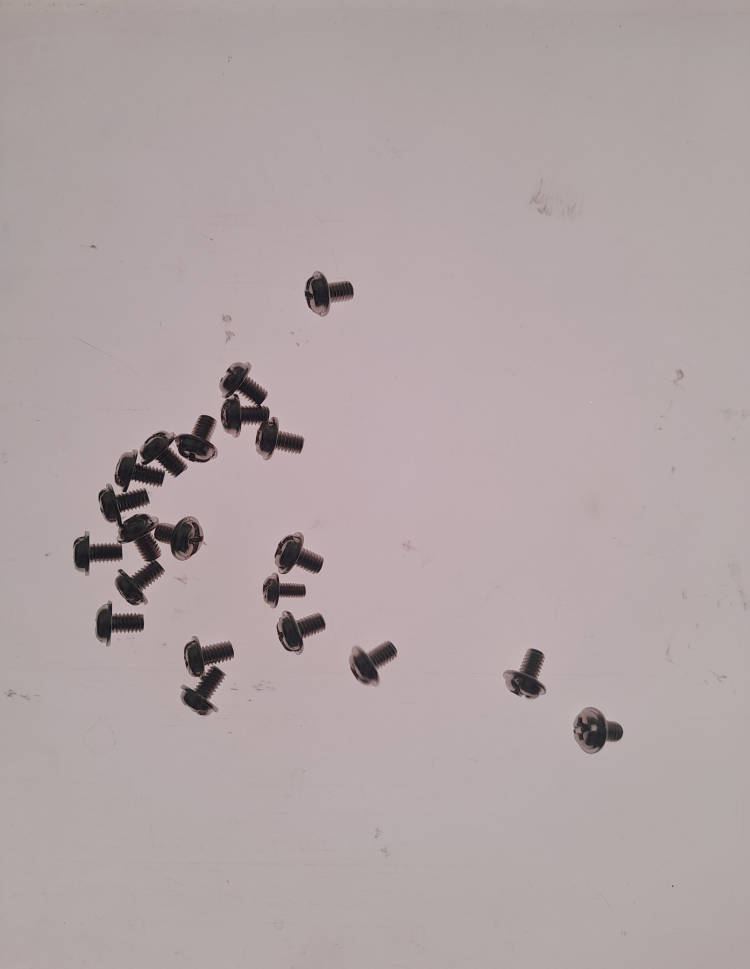
#> input picture original_datasets/ScrewAndBolt_20240713/20240713_193135.jpg, 3000 x 3876 px, found by its file name (shown at 1/4 size); its folder holds 4 pictures in this run
$ python non_ai.py
#> lines starting #> are read from the running program, lines starting #| are printed output that depends on the picture; after the words box and inside, x2 and y2 are one past the last pixel; in counts of white or black regions, pixels touching at a corner belong together
import cv2
import numpy as np
import os

def process_image(image_path, output_dir):
    # Read the image
    image = cv2.imread(image_path)
#> image is the input picture: shape (3876, 3000, 3); mean B, G, R 165.1, 164.1, 176.7
    gray = cv2.cvtColor(image, cv2.COLOR_BGR2GRAY)

    # Apply Gaussian blur
    blurred = cv2.GaussianBlur(gray, (5, 5), 0)
    # Edge detection and finding contours
    edged = cv2.Canny(blurred, 30, 150)
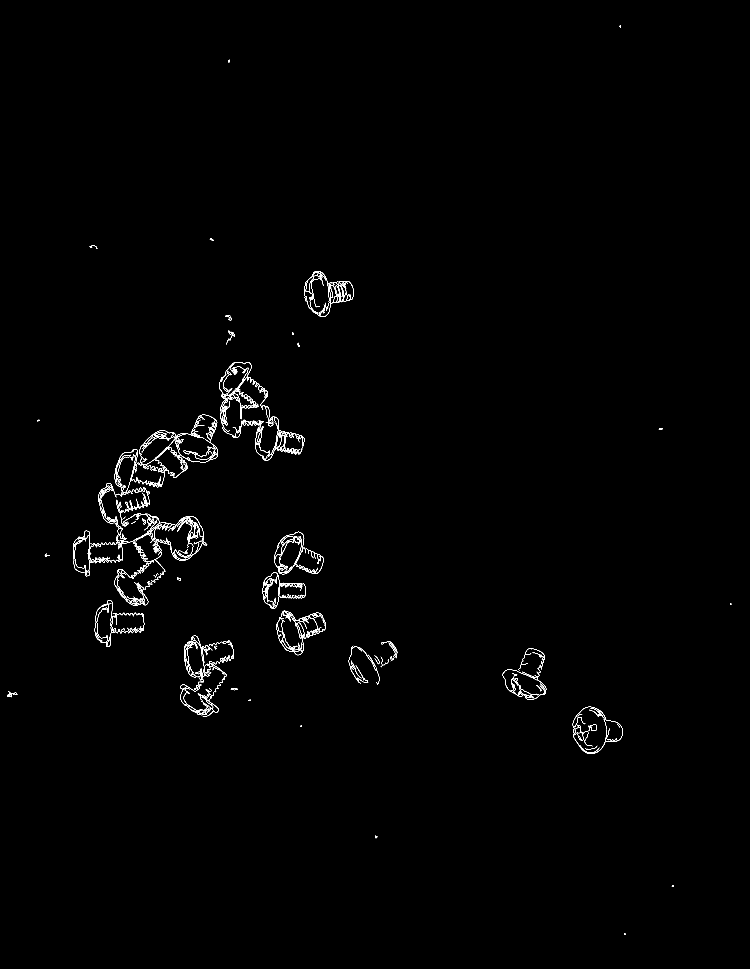
#> edged: shape (3876, 3000) (shown at 1/4 size); 0.4% white in thin lines or dots
    contours, _ = cv2.findContours(edged, cv2.RETR_EXTERNAL, cv2.CHAIN_APPROX_SIMPLE)
#> contours = 615 contours, 453 with area under 20; largest, box (x1, y1, x2, y2) and area: (1050, 2290, 1132, 2434) 7362, (699, 1758, 866, 1850) 328, (834, 1689, 863, 1759) 322, (581, 2057, 631, 2095) 310, (1158, 2332, 1223, 2393) 287

    # Draw contours
    output_image = image.copy()
    num_items = len(contours)
#> num_items = 615
    num_masks = 0

    for contour in contours:
        x, y, w, h = cv2.boundingRect(contour)
        cv2.rectangle(output_image, (x, y), (x + w, y + h), (0, 255, 0), 2)
        num_masks += 1
#> this loop made 615 passes
#> (x, y, w, h) on passes 1 to 3: (2496, 3734, 7, 5), (2687, 3541, 7, 7), (1500, 3343, 9, 11)
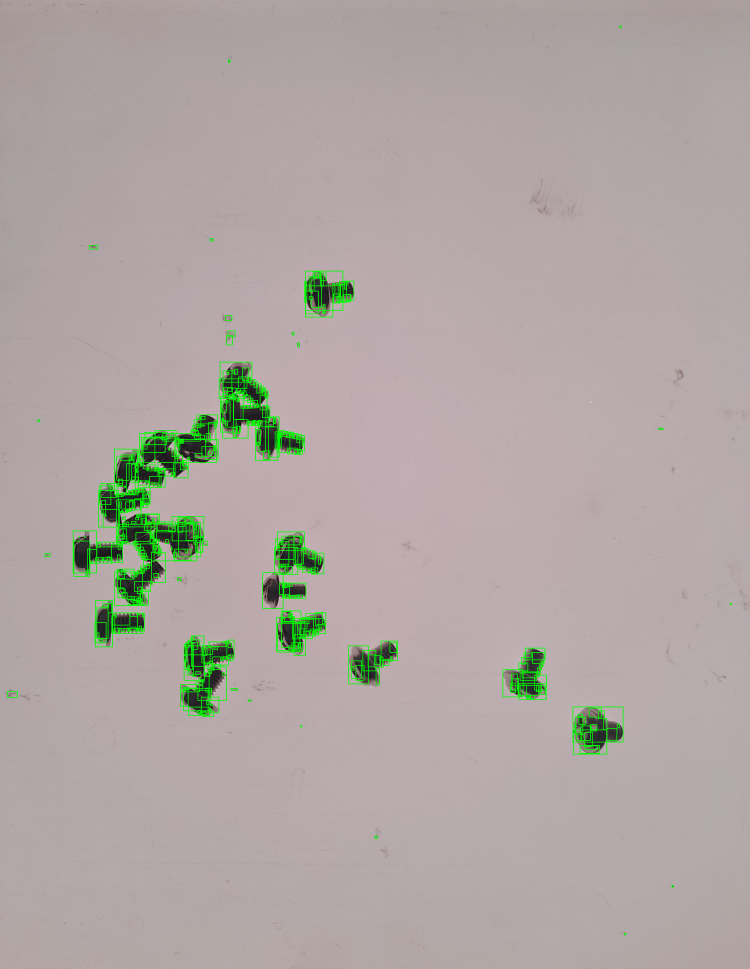
#> output_image: shape (3876, 3000, 3) (shown at 1/4 size); mean B, G, R 163.6, 166.5, 175
#> after the loop, num_masks = 615

    # Add text annotation
    cv2.putText(output_image, f"Items Count: {num_items}", (10, 30), cv2.FONT_HERSHEY_SIMPLEX, 1, (0, 255, 255), 2, cv2.LINE_AA)
    cv2.putText(output_image, f"Masks Count: {num_masks}", (10, 70), cv2.FONT_HERSHEY_SIMPLEX, 1, (255, 0, 255), 2, cv2.LINE_AA)

    # Save the result
    if not os.path.exists(output_dir):
        os.makedirs(output_dir)

    filename = os.path.basename(image_path)
    output_path = os.path.join(output_dir, filename)
    cv2.imwrite(output_path, output_image)

    # Return the number of items detected
    return num_items, num_masks

def process_directory(input_dir, output_dir):
    for filename in os.listdir(input_dir):
        if filename.endswith(".jpg"):
            image_path = os.path.join(input_dir, filename)
            items_count, masks_count = process_image(image_path, output_dir)
#> items_count = 615; masks_count = 615
            print(f"Processed {filename}: {items_count} items detected, {masks_count} masks drawn")
#| Processed 20240713_193135.jpg: 615 items detected, 615 masks drawn
#> pass 2 of the loop in process_directory, `for filename in os.listdir(input_dir):`:
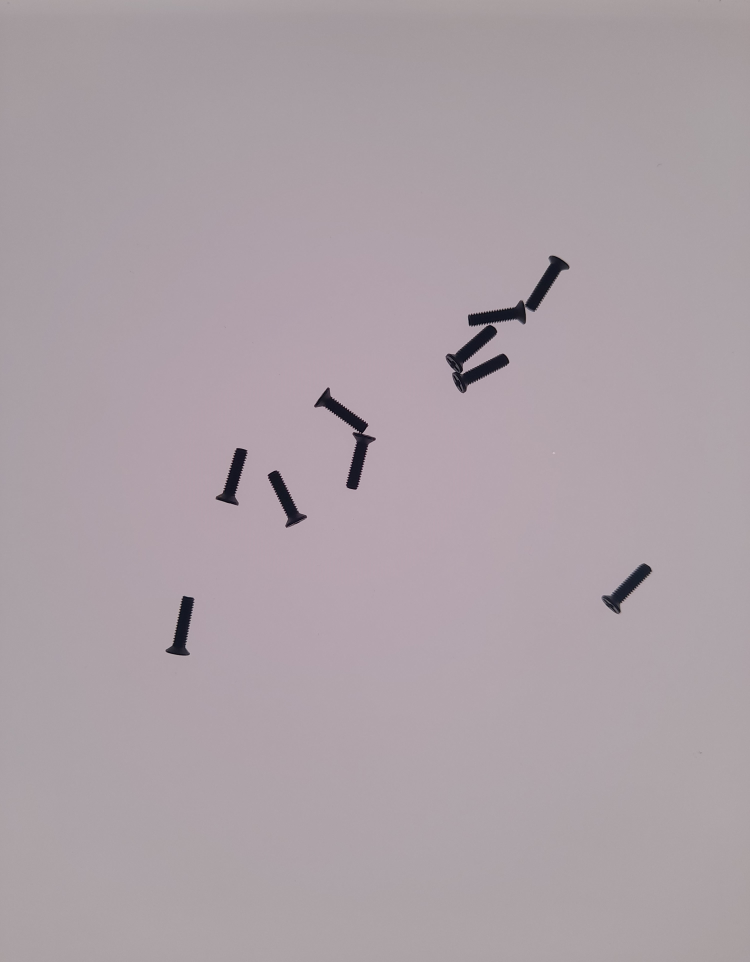
#> input picture original_datasets/ScrewAndBolt_20240713/20240713_193659.jpg, 3000 x 3848 px, found by its file name (shown at 1/4 size)
#> in process_image, image is the input picture: shape (3848, 3000, 3); mean B, G, R 166.6, 160.5, 171.8
#> gray: shape (3848, 3000)
#> blurred: shape (3848, 3000)
#> in process_image (call 2), `edged = cv2.Canny(blurred, 30, 150)`:
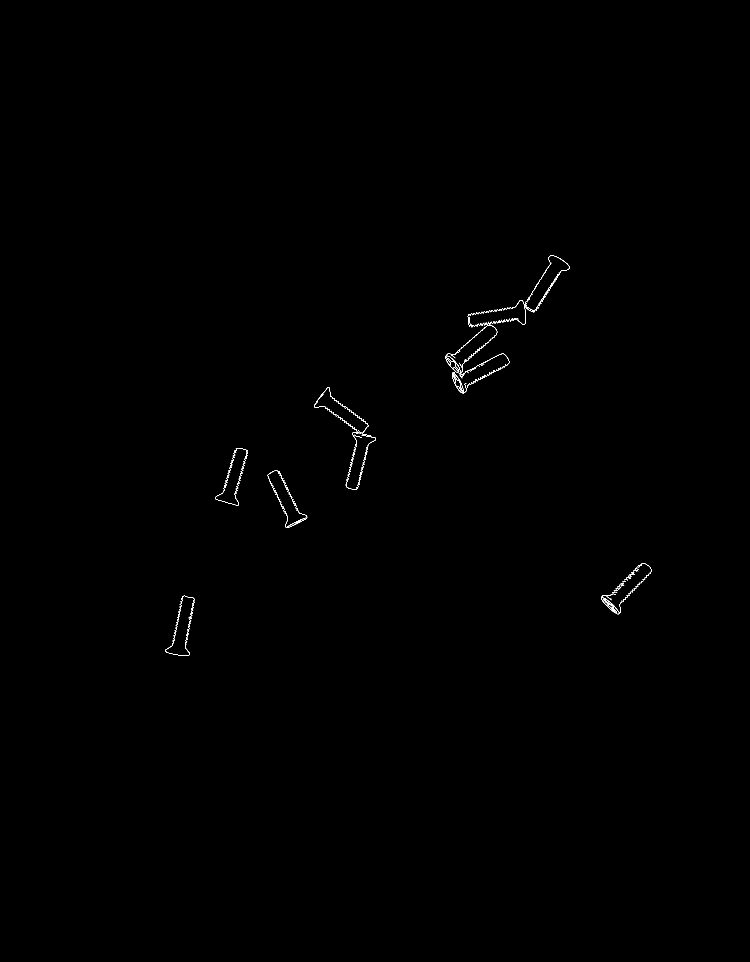
#> edged: shape (3848, 3000) (shown at 1/4 size); 0.1% white in thin lines or dots, all inside (x1, y1, x2, y2) = (662, 1022, 2607, 2623)
#> contours = 177 contours, 141 with area under 20; largest, box (x1, y1, x2, y2) and area: (1383, 1740, 1503, 1959) 168, (1809, 1414, 2037, 1573) 157, (1782, 1300, 1989, 1486) 140, (911, 1792, 992, 1899) 105, (862, 1883, 973, 2023) 99
#> num_items = 177
#> the loop in process_image (call 2), `for contour in contours:` made 177 passes
#> (x, y, w, h) on passes 1 to 3: (662, 2555, 98, 68), (740, 2553, 10, 20), (744, 2532, 10, 20)
#| Processed 20240713_193659.jpg: 177 items detected, 177 masks drawn
#> pass 3 of the loop in process_directory, `for filename in os.listdir(input_dir):`:
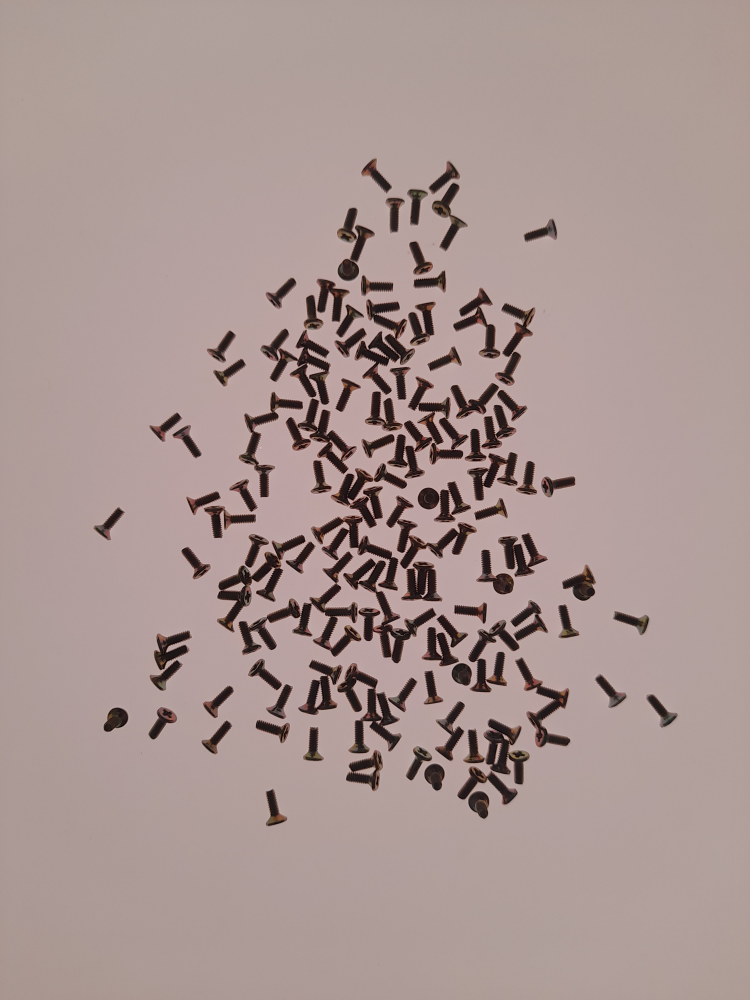
#> input picture original_datasets/ScrewAndBolt_20240713/20240713_193831.jpg, 3000 x 4000 px, found by its file name (shown at 1/4 size)
#> in process_image, image is the input picture: shape (4000, 3000, 3); mean B, G, R 145.1, 148.4, 167.7
#> gray: shape (4000, 3000)
#> blurred: shape (4000, 3000)
#> in process_image (call 3), `edged = cv2.Canny(blurred, 30, 150)`:
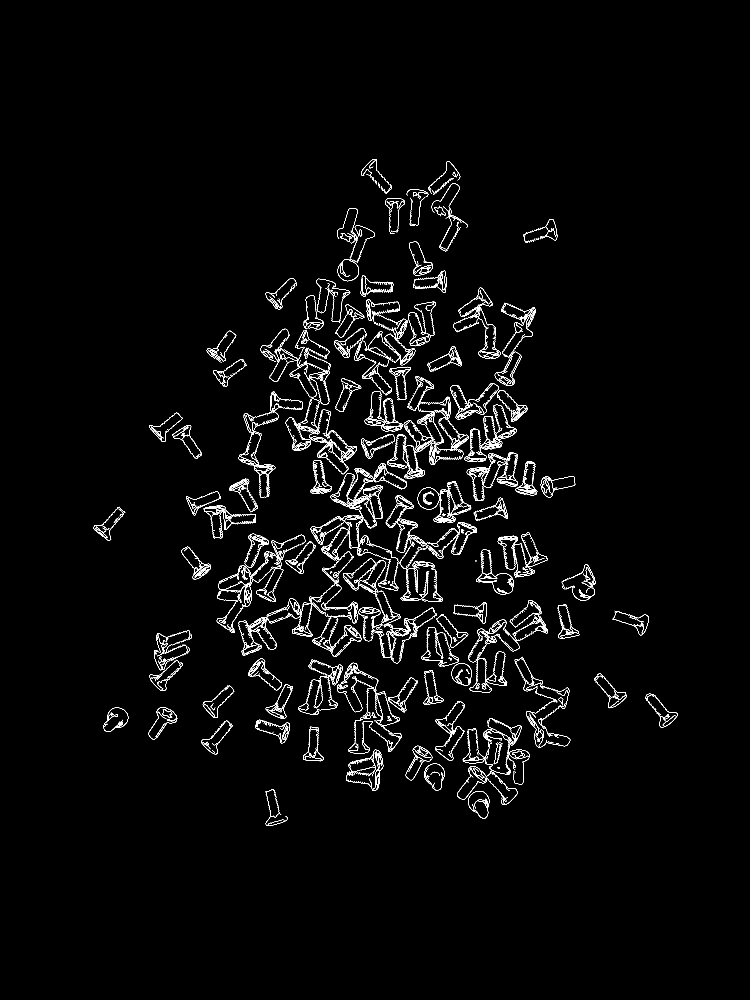
#> edged: shape (4000, 3000) (shown at 1/4 size); 1.3% white in thin lines or dots, all inside (x1, y1, x2, y2) = (374, 636, 2711, 3304)
#> contours = 3095 contours, 2537 with area under 20; largest, box (x1, y1, x2, y2) and area: (1873, 3164, 1957, 3274) 6604, (414, 2830, 513, 2927) 6356, (1697, 3054, 1779, 3162) 6164, (1671, 1950, 1758, 2038) 5844, (1350, 1036, 1436, 1125) 5576
#> num_items = 3095
#> the loop in process_image (call 3), `for contour in contours:` made 3095 passes
#> (x, y, w, h) on passes 1 to 3: (1071, 3279, 66, 22), (1084, 3253, 29, 17), (2015, 3210, 4, 6)
#> after the loop in process_image (call 3), `for contour in contours:`:
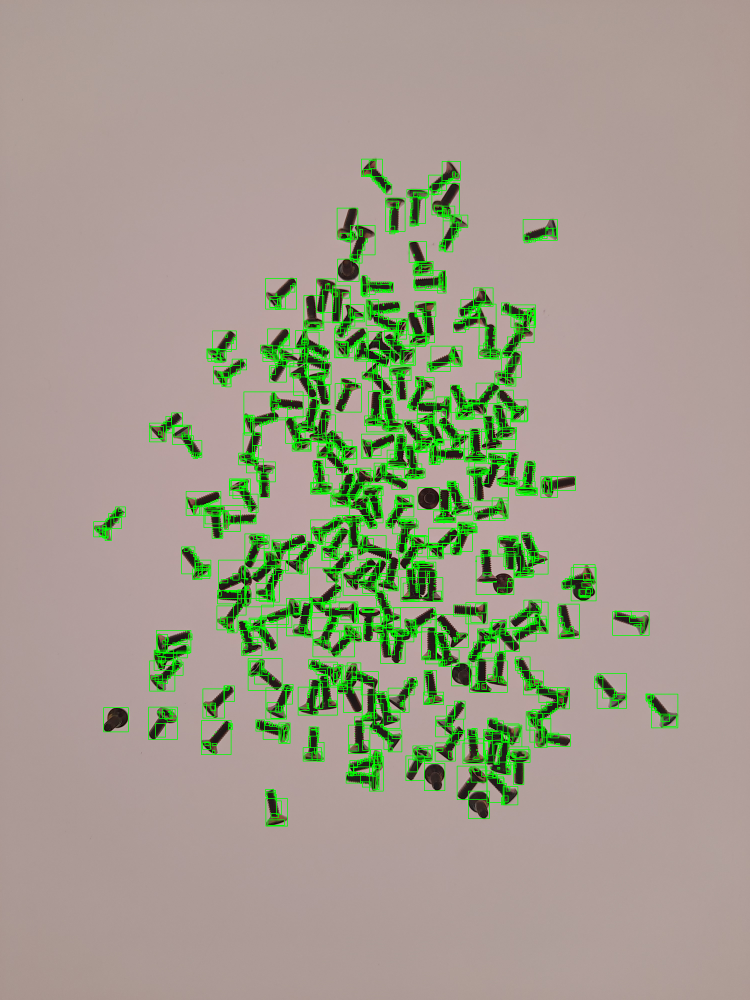
#> output_image: shape (4000, 3000, 3) (shown at 1/4 size); mean B, G, R 140.2, 156.2, 161.4
#| Processed 20240713_193831.jpg: 3095 items detected, 3095 masks drawn
#> the loop made 4 passes; the first 3 are shown

if __name__ == "__main__":

    screws_and_bolts_dir = 'original_datasets/ScrewAndBolt_20240713'
    screws_and_bolts_output_dir = 'original_datasets/nonAI_output_ScrewAndBolt'

    screws_dir = 'original_datasets/Screws_2024_07_15'
    screws_output_dir = 'original_datasets/nonAI_output_Screws'

    print("Processing Screws_and_bolts dataset...")
    process_directory(screws_and_bolts_dir, screws_and_bolts_output_dir)

    print("Processing screws dataset...")
    process_directory(screws_dir, screws_output_dir)
#> (the run stopped early here; a loop or call above may not have finished)
